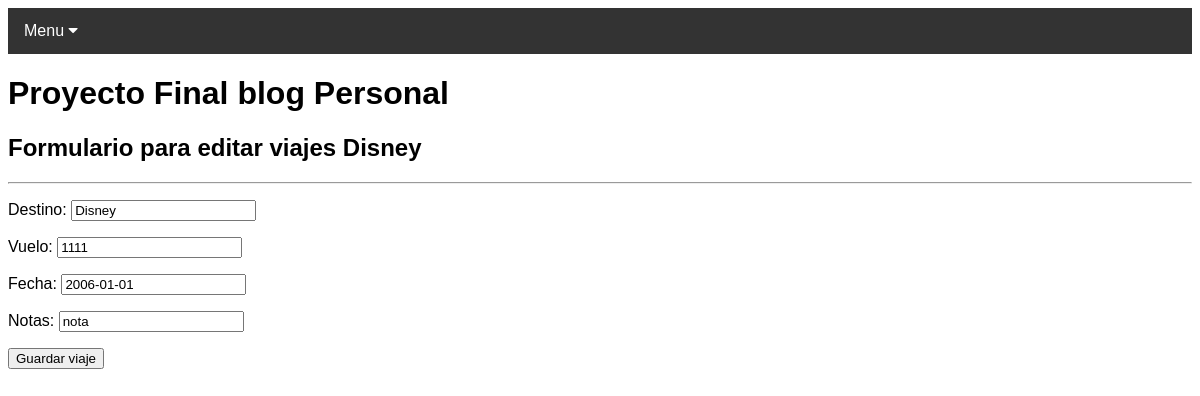
The page /blog_sab_app/viaje/4/update on the database its author committed.
### blog_sab_app/models.py (models this page shows, shortened)
class Viajes(models.Model):
    destino = models.CharField(max_length=40)
    nro_vuelo = models.IntegerField()
    fecha = models.DateField()
    notas = models.CharField(max_length=200)

### blog_sab_app/views.py (the view, shortened to what this page needs)
# urls.py: path('viaje/<int:pk>/update', views.update_viaje, name='UpdateViaje'),
def update_viaje(request, pk: int):
    viaje = Viajes.objects.get(pk=pk)
    viaje_form = ViajesForm(model_to_dict(viaje))
    context_dict = {
        'viaje': viaje,
        'viaje_form': viaje_form,
    }
    return render(
        request=request,
        context=context_dict,
        template_name='blog_sab_app/viaje_form.html'
    )

### blog_sab_app/forms.py
class ViajesForm(forms.Form):
    destino = forms.CharField(max_length=40, label='Destino')
    nro_vuelo = forms.IntegerField(label='Vuelo')
    fecha = forms.DateField(label='Fecha', widget=forms.TextInput(attrs={'placeholder': 'yyyy-mm-dd'}))
    notas = forms.CharField(max_length=200, label='Notas')

### blog_sab_app/templates/blog_sab_app/viaje_form.html (shortened to what this page needs)
{% extends "blog_sab_app/index.html" %}
{% load static %}
{% block blog_sab_app_content %}
<h2>Formulario para editar viajes {{viaje.destino}} </h2>
<hr></hr>
<form action="" method="POST">
    {{ viaje_form.as_p }}
    <input type="submit" class="btn btn-primary" value="Guardar viaje" />
</form>
{% endblock %}

### blog_sab_app/templates/blog_sab_app/index.html (style rules this page uses)
body { font-family: Arial, Helvetica, sans-serif; }

### rows shown on the page
Viajes: destino "Disney", nro_vuelo "1111", fecha "2006-01-01", notas "nota"
